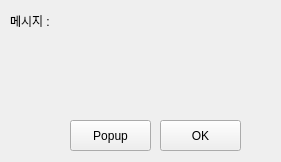
<?xml version="1.0" encoding="UTF-8"?>
<ui version="4.0">
 <class>Form</class>
 <widget class="QWidget" name="Form">
  <property name="geometry">
   <rect>
    <x>0</x>
    <y>0</y>
    <width>281</width>
    <height>162</height>
   </rect>
  </property>
  <property name="sizePolicy">
   <sizepolicy hsizetype="Fixed" vsizetype="Fixed">
    <horstretch>0</horstretch>
    <verstretch>0</verstretch>
   </sizepolicy>
  </property>
  <property name="minimumSize">
   <size>
    <width>281</width>
    <height>162</height>
   </size>
  </property>
  <property name="maximumSize">
   <size>
    <width>281</width>
    <height>162</height>
   </size>
  </property>
  <property name="windowTitle">
   <string>메인앱</string>
  </property>
  <widget class="QPushButton" name="btnOK">
   <property name="geometry">
    <rect>
     <x>160</x>
     <y>120</y>
     <width>81</width>
     <height>31</height>
    </rect>
   </property>
   <property name="text">
    <string>OK</string>
   </property>
  </widget>
  <widget class="QLabel" name="lblMessage">
   <property name="geometry">
    <rect>
     <x>10</x>
     <y>10</y>
     <width>261</width>
     <height>21</height>
    </rect>
   </property>
   <property name="text">
    <string>메시지 : </string>
   </property>
  </widget>
  <widget class="QPushButton" name="btnPOP">
   <property name="geometry">
    <rect>
     <x>70</x>
     <y>120</y>
     <width>81</width>
     <height>31</height>
    </rect>
   </property>
   <property name="text">
    <string>Popup</string>
   </property>
  </widget>
 </widget>
 <resources/>
 <connections/>
</ui>
